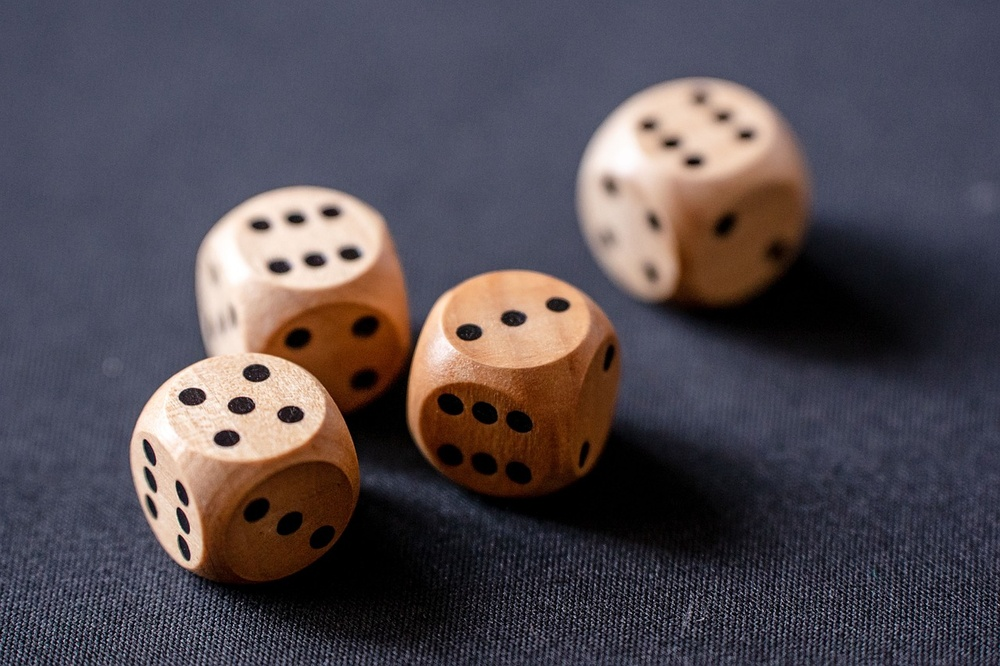
#> input picture cv/lab4/dice.jpg, 1000 x 666 px, shrunk from 1280 x 853 before the run, found by its file name
$ python lab4.py   (older library calls are emulated)
#> lines starting #> are read from the running program, lines starting #| are printed output that depends on the picture
# Exp 4: Median filter, Sharpening, Histogram equalization, Edge detection
import cv2
import numpy as np

path = '/Users/vishrutgrover/coding/sem6/cv/lab4/'
img = cv2.imread(path + 'dice.jpg')
#> img is the input picture: shape (666, 1000, 3); mean B, G, R 80.8, 74.5, 82.1
gray = cv2.cvtColor(img, cv2.COLOR_BGR2GRAY)
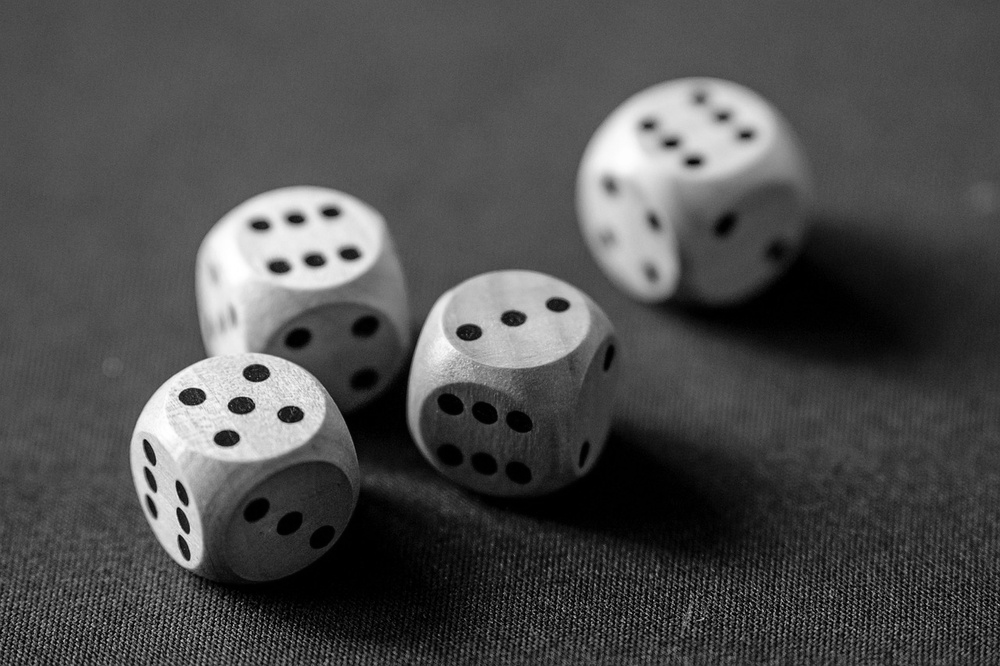
#> gray: shape (666, 1000); min 0, max 255, mean 77.5

# 1. Median filtering
cv2.imwrite(path + '1_median.png', cv2.medianBlur(img, 5))

# 2. Image sharpening (kernels a & b)
ka = np.array([[-1,-1,-1],[-1,9,-1],[-1,-1,-1]], np.float32)
kb = np.array([[1,1,1],[1,-7,1],[1,1,1]], np.float32)
cv2.imwrite(path + '2a_sharpen.png', cv2.filter2D(img, -1, ka))
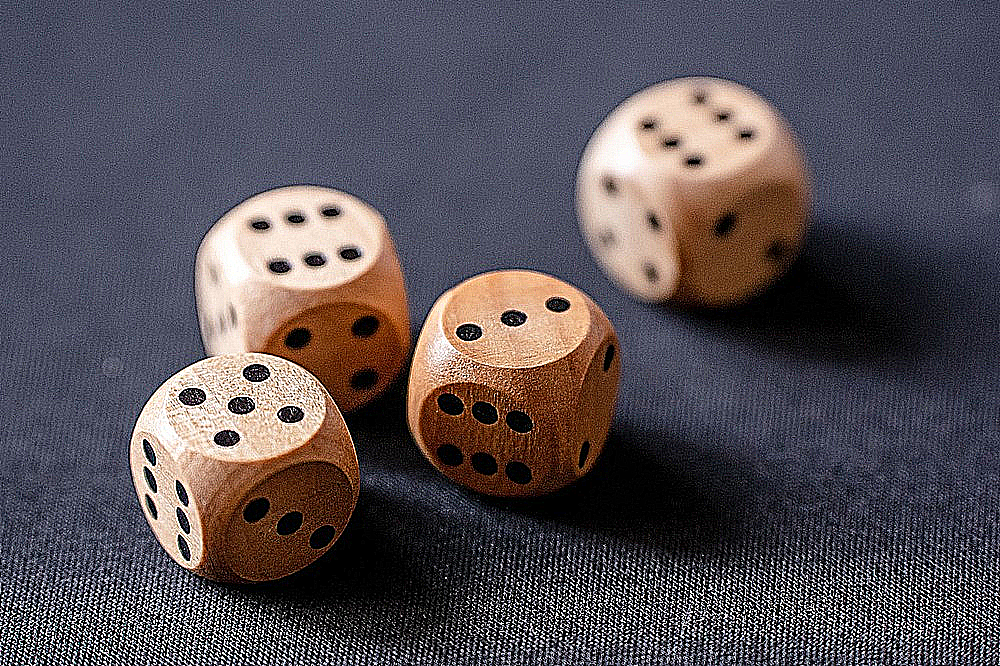
#> saved as 2a_sharpen.png: shape (666, 1000, 3); mean B, G, R 85.3, 79.6, 86.7
cv2.imwrite(path + '2b_sharpen.png', cv2.filter2D(img, -1, kb))
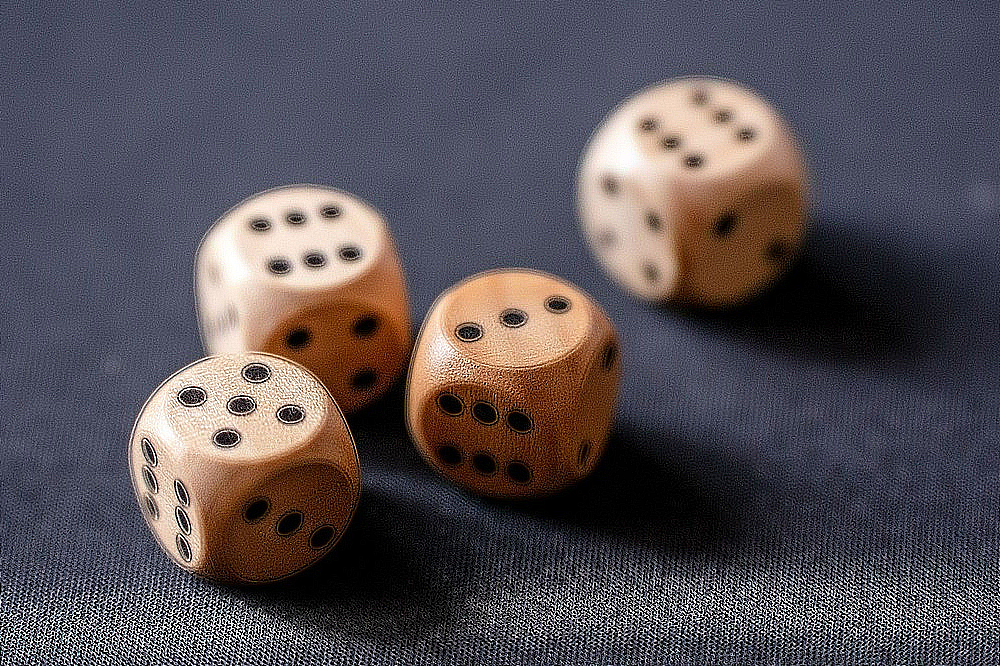
#> saved as 2b_sharpen.png: shape (666, 1000, 3); mean B, G, R 85.4, 79.4, 86.7

# 3. Histogram equalization
cv2.imwrite(path + '3_histeq.png', cv2.equalizeHist(gray))
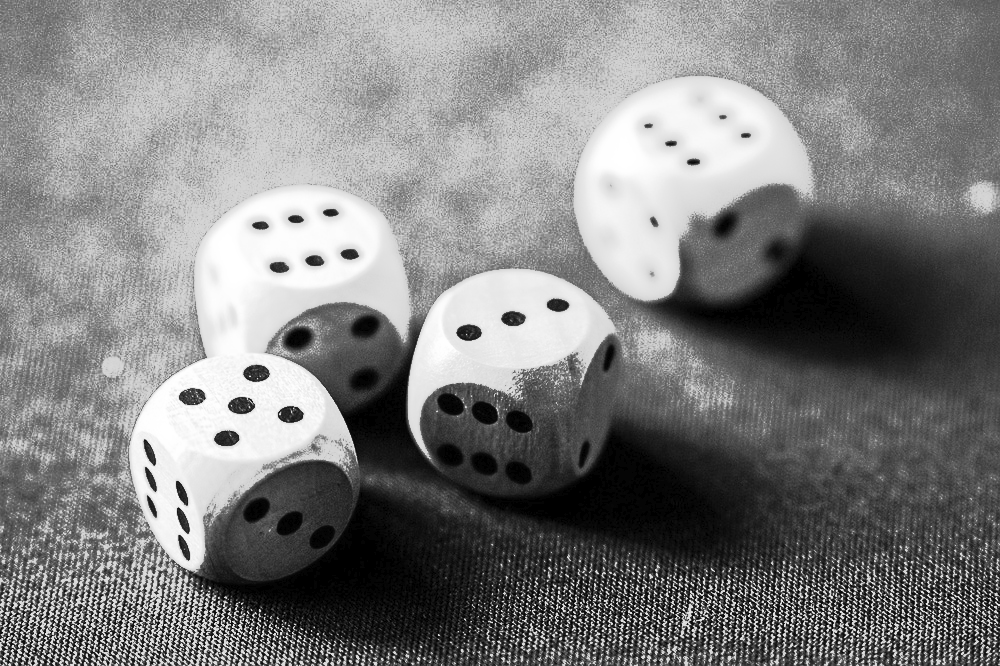
#> saved as 3_histeq.png: shape (666, 1000); min 0, max 255, mean 126.8

# 4. Edge detection (derivative filter - Sobel)
gx = cv2.Sobel(gray, cv2.CV_64F, 1, 0, ksize=3)
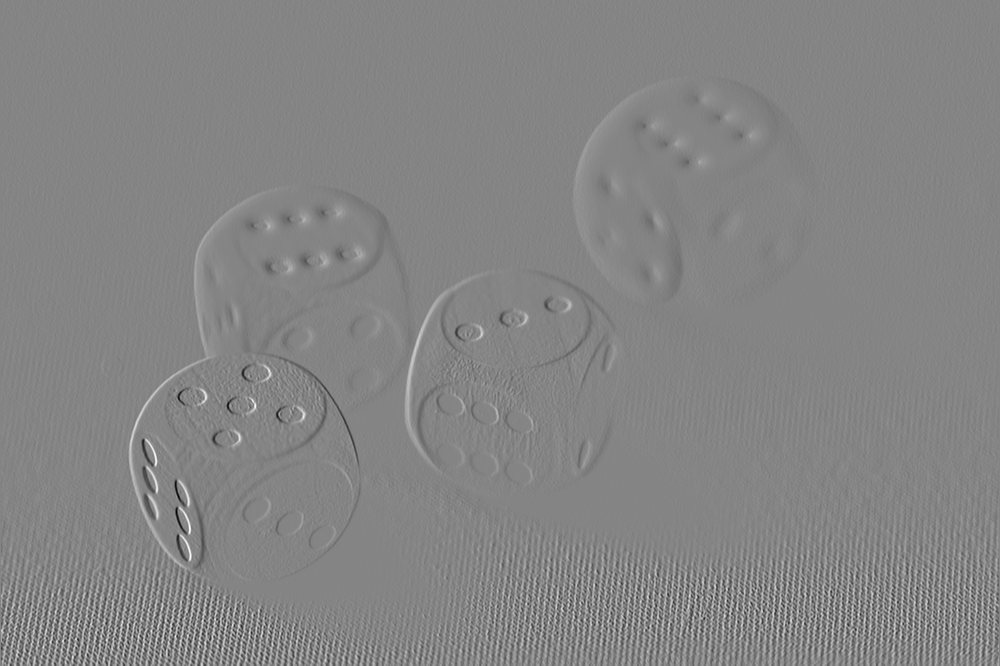
#> gx: shape (666, 1000) float64; min -813, max 748, mean -0.1; drawn with min black and max white
gy = cv2.Sobel(gray, cv2.CV_64F, 0, 1, ksize=3)
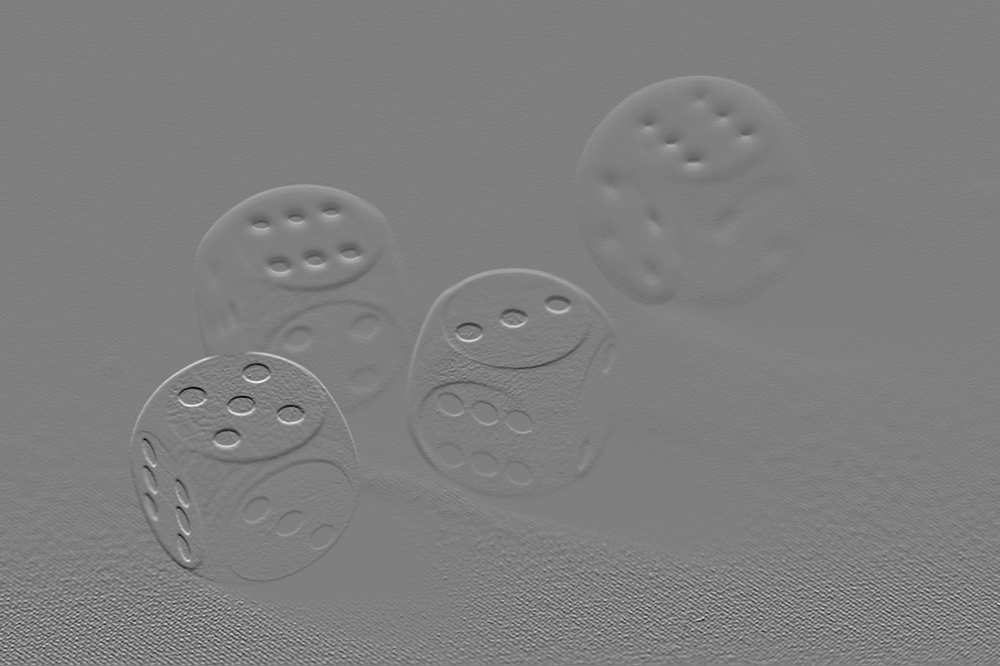
#> gy: shape (666, 1000) float64; min -781, max 784, mean -0.2; drawn with min black and max white
edges = np.sqrt(gx**2 + gy**2).astype(np.uint8)
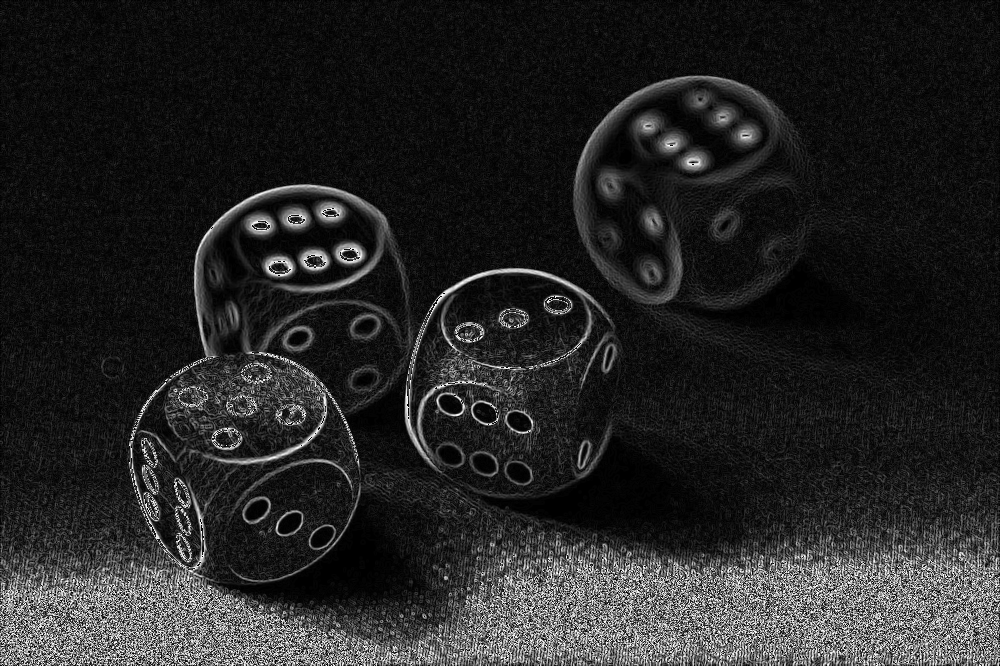
#> edges: shape (666, 1000); min 0, max 255, mean 37.3
cv2.imwrite(path + '4_edges.png', edges)
